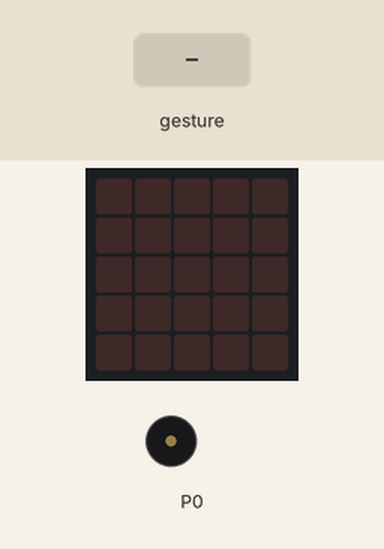
Recording of a program running on a simulated BBC micro:bit (MakeCode). Shown: the board's 5×5 LED display, buzzer (waves = sounding). Inputs (shaded band) come from the test bench. Random numbers come from a fixed seed; a tilt is held for 1.5 s and a shake lasts 1 s, then the board lies face up again.

Above: at 1.2 s.
1.3 s: gesture 'shake'
At 2.5 s:
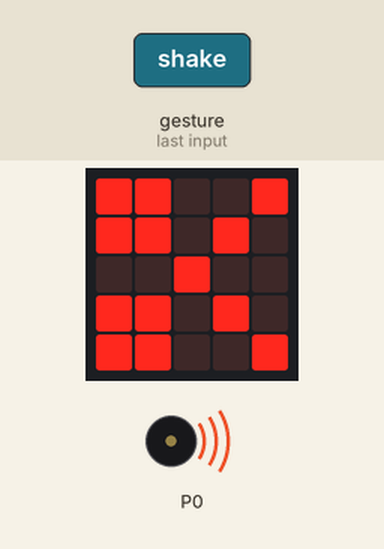
At 10.8 s:
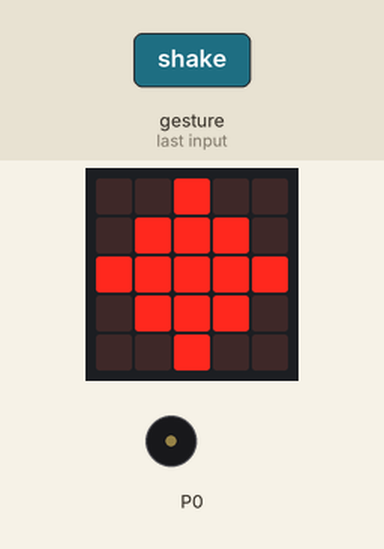
Timing chart, 0 to 12.3 s (numbered marks = the images above; inputs shaded):
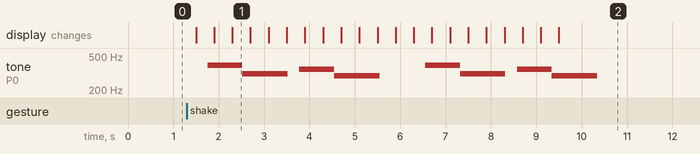

The program:

main.ts
```typescript
let rnd = 0
input.onGesture(Gesture.Shake, function () {
    rnd = randint(0, 3)
    music.startMelody(music.builtInMelody(Melodies.Dadadadum), MelodyOptions.Once)
    for (let index = 0; index < 4; index++) {
        basic.showLeds(`
            . . # . .
            . # # # .
            # # # # #
            . # # # .
            . . # . .
            `)
        basic.showLeds(`
            . . . . .
            # # # # #
            # # # # #
            # # # # #
            . . . . .
            `)
        basic.showLeds(`
            # # . . #
            # # . # .
            . . # . .
            # # . # .
            # # . . #
            `)
    }
    if (rnd == 1) {
        music.startMelody(music.builtInMelody(Melodies.Dadadadum), MelodyOptions.Once)
        for (let index = 0; index < 4; index++) {
            basic.showLeds(`
                . . # . .
                . # # # .
                # # # # #
                . # # # .
                . . # . .
                `)
            basic.showLeds(`
                . . . . .
                . . . . .
                . . . . .
                . . . . .
                . . . . .
                `)
        }
        basic.showLeds(`
            . . # . .
            . # # # .
            # # # # #
            . # # # .
            . . # . .
            `)
    } else if (rnd == 2) {
        music.startMelody(music.builtInMelody(Melodies.Dadadadum), MelodyOptions.Once)
        for (let index = 0; index < 4; index++) {
            basic.showLeds(`
                . . . . .
                # # # # #
                # # # # #
                # # # # #
                . . . . .
                `)
            basic.showLeds(`
                . . . . .
                . . . . .
                . . . . .
                . . . . .
                . . . . .
                `)
        }
        basic.showLeds(`
            . . . . .
            # # # # #
            # # # # #
            # # # # #
            . . . . .
            `)
    } else {
        music.startMelody(music.builtInMelody(Melodies.Dadadadum), MelodyOptions.Once)
        for (let index = 0; index < 4; index++) {
            basic.showLeds(`
                # # . . #
                # # . # .
                . . # . .
                # # . # .
                # # . . #
                `)
            basic.showLeds(`
                . . . . .
                . . . . .
                . . . . .
                . . . . .
                . . . . .
                `)
        }
        basic.showLeds(`
            # # . . #
            # # . # .
            . . # . .
            # # . # .
            # # . . #
            `)
    }
})
```

test.ts
```typescript
// ide kerülnek a tesztek; a rendszer ezt nem kompilálja, ha a csomagot bővítményként használják.
```

Measured:
- after the input at 1.3 s, tone on P0: plays 392 Hz for 0.77 s, 311 Hz for 1.0 s, 349 Hz for 0.77 s, 294 Hz for 1.0 s, 392 Hz for 0.77 s, 311 Hz for 1.0 s … (8 notes in this stretch), starting after 0.46 s; the display: first changes after 0.20 s (image 1 shows a later state)
- what the display in image 1 shows lasts 0.4 s, from 2.3 s to 2.7 s
